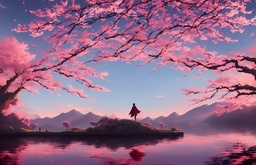
#> input picture image.jpg, 256 x 165 px, shrunk from 1080 x 698 before the run
$ python main.py
#> lines starting #> are read from the running program, lines starting #| are printed output that depends on the picture
#> further down, img is the input picture: shape (165, 256, 3); mean B, G, R 136, 106, 149.3
import numpy as np
import cv2
import matplotlib.pyplot as plt

class KMeans:
    def __init__(self, array, n_clusters, n_iters):
        """
        Initializes the KMeans object with input parameters.

        Parameters:
            array (numpy.ndarray): Input image array.
            n_clusters (int): Number of clusters (i.e., colors) to segment the image into.
            n_iters (int): Number of iterations for the KMeans algorithm.
        """
        self.array = array
        self.n_clusters = n_clusters
        self.n_iters = n_iters

    def preprocessing(self):
        """
        Preprocesses the input image array.

        Converts the image from BGR format (default format of cv2) to RGB format,
        and flattens the image to a pixel grid while normalizing pixel values.

        Returns:
            numpy.ndarray: Preprocessed and flattened image array.
        """
        array = self.array
        converted = cv2.cvtColor(array, cv2.COLOR_BGR2RGB)  # Convert BGR to RGB
        flat = converted.reshape(-1, 3)  # Flatten the image to a pixel grid
        return flat / 255  # Normalize pixel values by dividing by 255.

    def main(self):
        """
        Main method implementing the KMeans algorithm.

        Returns:
            numpy.ndarray: Final cluster centroids.
        """
        array = self.preprocessing()  # Preprocess the input image
        n_clusters = self.n_clusters

        # Initialize cluster centroids randomly from the pixel array
        initial_Ks_index = np.random.randint(0, len(array), n_clusters)
#> initial_Ks_index = [2732, 21243, 30403, 32103, 41993, 20757, 14935, 15430, 39512, 14650, 17089, 32230, 18983, 24152, 35665, 16921]
        Ks = array[initial_Ks_index]
#> Ks = 16 rows, first 8: [0.29, 0.306, 0.482], [1, 0.659, 0.682], [0.549, 0.416, 0.553], [0.2, 0.125, 0.2], [0.341, 0.0667, 0.169], [0.784, 0.396, 0.51], [0.502, 0.557, 0.694], [0.831, 0.408, 0.549]

        # Main loop for KMeans algorithm
        for _ in range(self.n_iters):
            # Calculate distances of each pixel from each cluster centroid
            distances = np.linalg.norm(array[:, np.newaxis] - Ks, axis=2)

            # Assign each pixel to the closest cluster centroid
            assignments = np.argmin(distances, axis=1)

            # Update cluster centroids
            for i in range(n_clusters):
                cluster_points = array[assignments == i]
                if len(cluster_points) > 0:
                    Ks[i] = np.mean(cluster_points, axis=0)
#> after the loop, Ks = 16 rows, first 8: [0.344, 0.289, 0.456], [0.862, 0.702, 0.761], [0.468, 0.37, 0.521], [0.26, 0.153, 0.24], [0.312, 0.0695, 0.165], [0.646, 0.332, 0.464], [0.531, 0.577, 0.731], [0.762, 0.415, 0.542]

        return Ks

    def compress(self):
        """
        Compresses the image by assigning each pixel to its nearest cluster centroid.

        Returns:
            numpy.ndarray: Compressed image array.
        """
        Ks = self.main()  # Get final cluster centroids
        array = self.preprocessing()  # Preprocess the input image
        distances = np.linalg.norm(array[:, np.newaxis] - Ks, axis=2)
        assignments = np.argmin(distances, axis=1)
        processed_pixels = Ks[assignments]
        compressed_image = processed_pixels.reshape(self.array.shape)
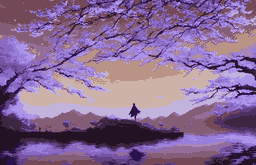
#> compressed_image: shape (165, 256, 3) float64; mean B, G, R 0.586, 0.416, 0.533
        return compressed_image

    def save_image(self, filename, compressed_image):
        """
        Saves the compressed image to a file.

        Parameters:
            filename (str): Name of the file to save.
            compressed_image (numpy.ndarray): Compressed image array.
        """
#> called with filename = 'output.jpg'
        # Convert compressed image back to uint8 format and BGR color space
        compressed_image = (compressed_image * 255).astype(np.uint8)
        bgr_image = cv2.cvtColor(compressed_image, cv2.COLOR_RGB2BGR)
        cv2.imwrite(filename, bgr_image)


# Load input image
img = cv2.imread("image.jpg")

# Initialize KMeans object and perform compression
kmeans = KMeans(img, 16, 100)
compressed_image = kmeans.compress()

# Display compressed image
plt.imshow(compressed_image)
plt.show()

# Save compressed image
kmeans.save_image("output.jpg", compressed_image)
